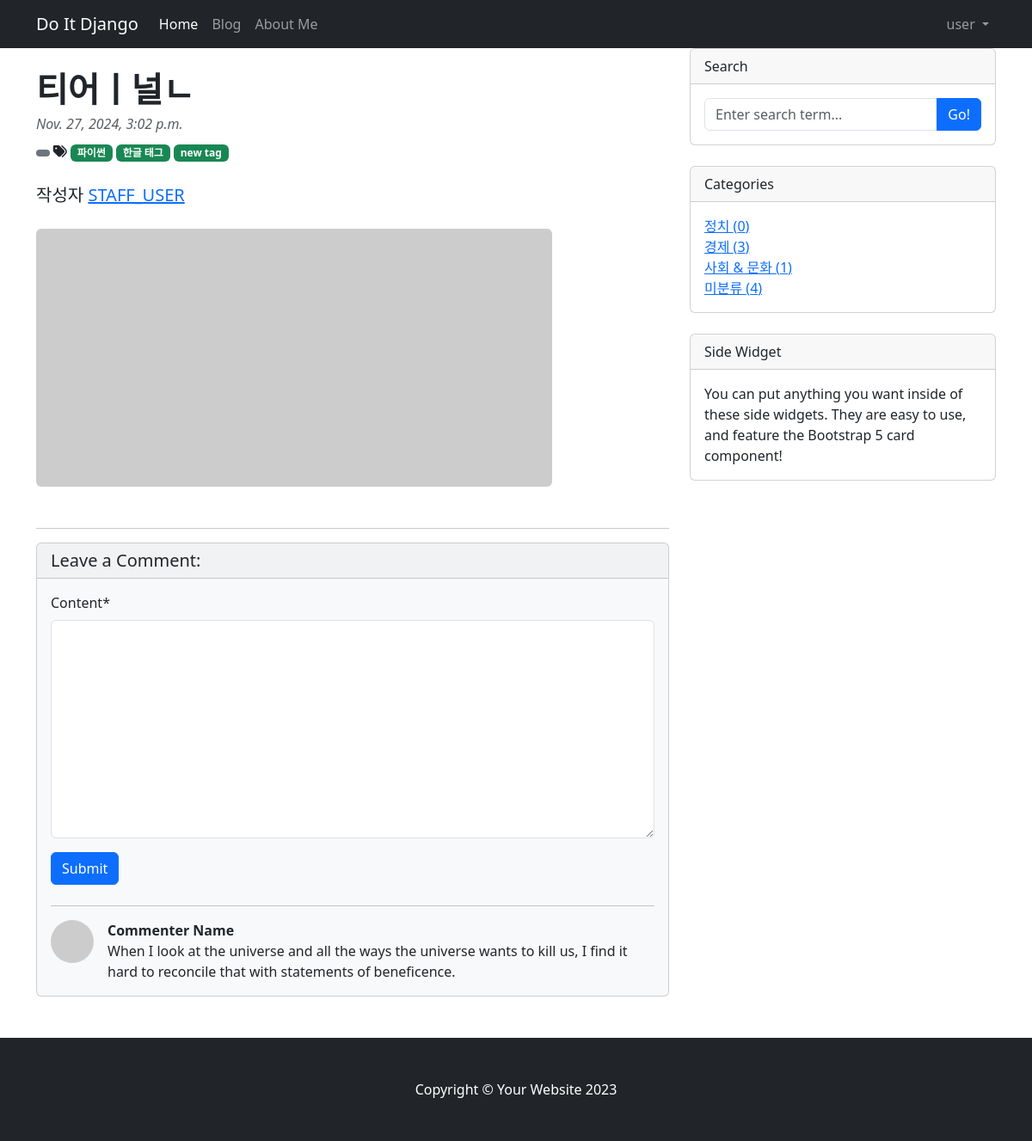
The app's page /blog/7 (signed in) with its own data.
### blog/models.py (models this page shows, shortened)
class Post(models.Model):
    title = models.CharField(max_length=30)
    hook_text = models.CharField(max_length=100, blank=True)
    content = MarkdownxField()
    head_image = models.ImageField(upload_to='blog/images/%Y/%m/%d/', blank=True)
    file_upload = models.FileField(upload_to='blog/files/%Y/%m/%d/', blank=True)
    created_at = models.DateTimeField(auto_now_add=True)
    updated_at = models.DateTimeField(auto_now=True)
    author = models.ForeignKey(User, null=True, on_delete=models.SET_NULL)
    category = models.ForeignKey(Category, blank=True, null=True, on_delete=models.SET_NULL)
    tags = models.ManyToManyField(Tag, blank=True)
    def get_absolute_url(self):
        return f'/blog/{self.pk}'
    def get_content_markdown(self):
        return markdown(self.content)

class Tag(models.Model):
    name = models.CharField(max_length=20, unique=True)
    slug = models.SlugField(max_length=100, unique=True, allow_unicode=True)
    def __str__(self):
        return self.name
    def get_absolute_url(self):
        return f'/blog/tag/{self.slug}'

class Category(models.Model):
    name = models.CharField(max_length=20, unique=True)
    slug = models.SlugField(max_length=100, unique=True, allow_unicode=True)
    def __str__(self):
        return self.name
    def get_absolute_url(self):
        return f'/blog/category/{self.slug}'
    class Meta:
        verbose_name_plural = 'Categories'

### blog/views.py (the view)
# urls.py: path("<int:pk>", views.PostDetail.as_view()),                        # 127.0.0.1/blog/1
class PostDetail(DetailView):
    model = Post
    def get_context_data(self, **kwargs):
        context = super().get_context_data(**kwargs)
        context['categories'] = Category.objects.all()
        context['no_category_post_count'] = Post.objects.filter(category=None).count()
        context['comment_form'] = CommentForm
        return context

### blog/templates/blog/post_detail.html (shortened to what this page needs)
{% extends 'blog/base.html' %}
{% load crispy_forms_tags %}
{% block main_area %}
<div id="post-area">
    <article>
        <header class="mb-4">
            <h1 class="fw-bolder mb-1 mt-4">{{ post.title }}</h1>
            <div class="text-muted fst-italic mb-2">{{ post.created_at }}</div>
            <a class="badge bg-secondary text-decoration-none link-light" href="#!"> {{ post.category.name }} </a>
            {% if post.tags.exists %}
                <i class="fas fa-tags"></i>
                {% for tag in post.tags.iterator %}
                    <a href="{{ tag.get_absolute_url }}"><span class="badge text-bg-success">{{ tag }}</span></a>
                {% endfor %}
                <br/>
                <br/>
            {% endif %}
            <div class="d-flex">
                <span class="lead">
                    작성자 <a href="#">{{ post.author | upper }}</a>
                </span>
            </div>
        </header>
        {% if post.head_image %}
            <figure class="mb-4"><img class="img-fluid rounded" src="{{ post.head_image.url }}" alt="..." /></figure>
        {% else %}
            <figure class="mb-4"><img class="img-fluid rounded" src="https://picsum.photos/seed/{{post.id}}/600/300" alt="..." /></figure>
        {% endif %}
    </article>
</div>
<hr>
<div id="comment-area">
    <section class="mb-5">
        <div class="card bg-light">
            <h5 class="card-header">Leave a Comment:</h5>
            <div class="card-body">
                {% if user.is_authenticated %}
                <form id="comment-form" method="POST" action="{{ post.get_absolute_url }}/new_comment" class="mb-4">
                    <div class="form-group">
                            {{ comment_form | crispy }}
                    </div>
                    <button type="submit" class="btn btn-primary">Submit</button>
                </form>
                {% else %}
                <form class="mb-4">
                    <a role="button" type="submit" class="btn btn-outline-dark btn-block btn-sm" href="#" data-bs-toggle="modal" data-bs-target="#exampleModal">Log in and leave a comment</a>
                </form>
                {% endif %}
                <hr/>
                <div class="d-flex">
                    <div class="flex-shrink-0"><img class="rounded-circle" src="https://dummyimage.com/50x50/ced4da/6c757d.jpg" alt="..." /></div>
                    <div class="ms-3">
                        <div class="fw-bold">Commenter Name</div>
                        When I look at the universe and all the ways the universe wants to kill us, I find it hard to reconcile that with statements of beneficence.
                    </div>
                </div>
            </div>
        </div>
    </section>
</div>
{% endblock %}

### blog/templates/blog/base.html (shortened to what this page needs)
<!DOCTYPE html>
{% load static %}
<html lang="ko">
    <head>
        <link rel="stylesheet" href="{% static 'blog/bootstrap/bootstrap.min.css' %}" media="screen">
    </head>
    <body>
        {% include 'blog/navbar.html' %}
        <div class="container">
            <div class="row">
                <div class="col-lg-8" id="main-area">
                    {% block main_area %}
                    {% endblock %}
                </div>
                <div class="col-lg-4">
                    <div class="card mb-4">
                        <div class="card-header">Search</div>
                        <div class="card-body">
                            <div class="input-group">
                                <input class="form-control" type="text" placeholder="Enter search term..." aria-label="Enter search term..." aria-describedby="button-search" id="search-input" />
                                <button class="btn btn-primary" id="button-search" type="button" onclick="searchPost()">Go!</button>
                            </div>
                        </div>
                    </div>
                    <div class="card mb-4" id="categories-card">
                        <div class="card-header">Categories</div>
                        <div class="card-body">
                            <div class="row">
                                <ul class="list-unstyled mb-0">
                                    {% for category in categories %}
                                    <li>
                                        <a href="{{ category.get_absolute_url }}">{{ category }} ({{category.post_set.count}})</a>
                                    </li>
                                    {% endfor %}
                                    <li>
                                        <a href="/blog/category/no_category">미분류 ({{ no_category_post_count }})</a>
                                    </li>
                                </ul>
                            </div>
                        </div>
                    </div>
                    <div class="card mb-4">
                        <div class="card-header">Side Widget</div>
                        <div class="card-body">You can put anything you want inside of these side widgets. They are easy to use, and feature the Bootstrap 5 card component!</div>
                    </div>
                </div>
            </div>
        </div>
        {% include 'blog/footer.html' %}
        <link href="https://cdn.jsdelivr.net/npm/bootstrap@5.3.3/dist/css/bootstrap.min.css" rel="stylesheet">
    </body>
</html>

### blog/templates/blog/navbar.html (shortened to what this page needs)
{% load socialaccount %}
<nav class="navbar navbar-expand-lg navbar-dark bg-dark">
    <div class="container">
        <a class="navbar-brand" href="/">Do It Django</a>
        <div class="collapse navbar-collapse" id="navbarSupportedContent">
            <ul class="navbar-nav mb-2 mb-lg-0">
                <li class="nav-item">
                    <a class="nav-link active" aria-current="page" href="#">Home</a>
                  </li>
                <li class="nav-item">
                <a class="nav-link" href="/blog/">Blog</a>
                </li>
                <li class="nav-item">
                <a class="nav-link" href="/about_me/">About Me</a>
                </li>
            </ul>
            <ul class="navbar-nav ms-auto mb-2 mb-lg-0">
                {% if user.is_authenticated %}
                <li class="nav-item dropdown">
                    <a class="nav-link dropdown-toggle" href="#" id="navbarDropdownMenuLink" role="button" data-bs-toggle="dropdown" aria-haspopup="true" aria-expanded="false">
                      {{ user.username }}
                    </a>
                </li>
                {% else %}
                <li class="nav-item">
                  <button class="btn btn-primary" data-bs-toggle="modal" data-bs-target="#exampleModal">Log In</button>
                </li>
                {% endif %}
            </ul>
        </div>
    </div>
</nav>

### records on screen
Post: title "티어ㅣ널ㄴ", created_at "Nov. 27, 2024, 3:02 p.m.", author "STAFF_USER"
Tag: name "파이썬"
Tag: name "한글 태그"
Tag: name "new tag"
Category: name "정치", post_set.count "0"
Category: name "경제", post_set.count "3"
Category: name "사회 & 문화", post_set.count "1"

### other values on screen
{{ user.username }} "user"
{{ no_category_post_count }} "4"
